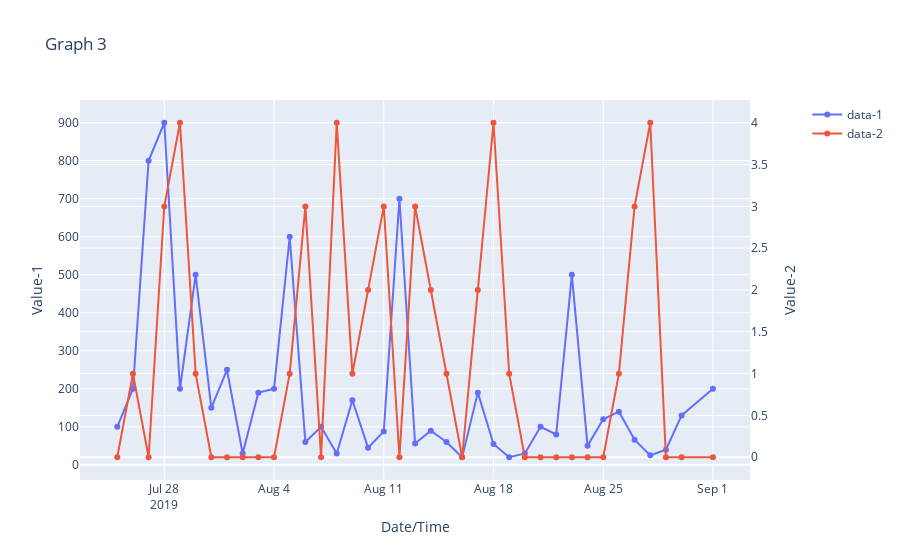

The notebook cell this image was saved under:
### Markdown cell above
#### Example 2

### Code cell
figure_3 = plot.plot_two_time_series(data.index, data['Value'], 'data-1', 'Date/Time', 'Value-1', 
                                     data2.index, data2['Value'],'data-2', 'Value-2','lines+markers', 'Graph 3')
iplot(figure_3)
